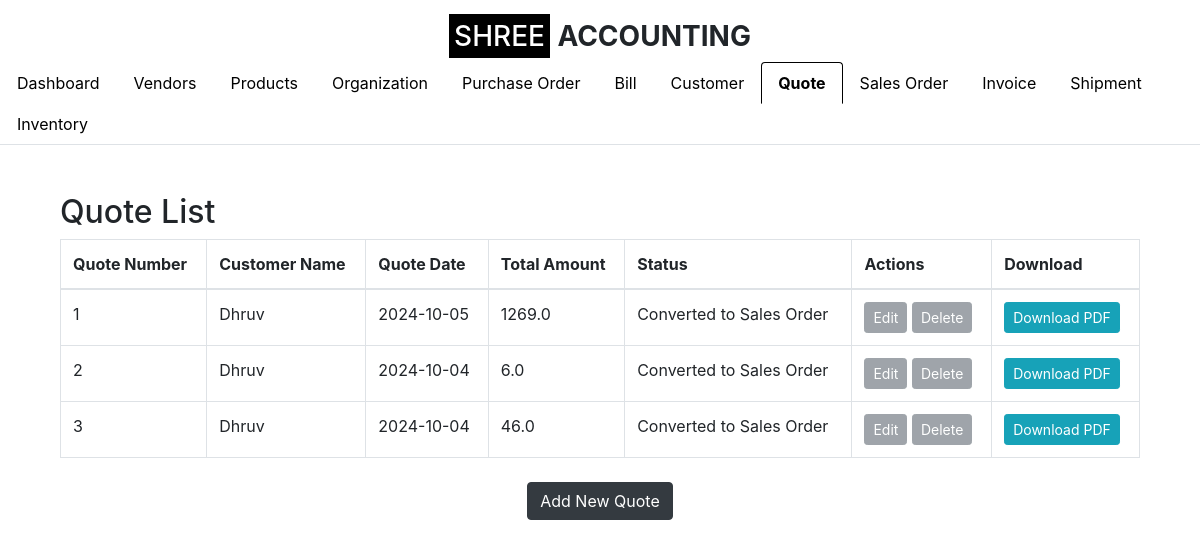
Page /quote (signed in) on the earlier database version.
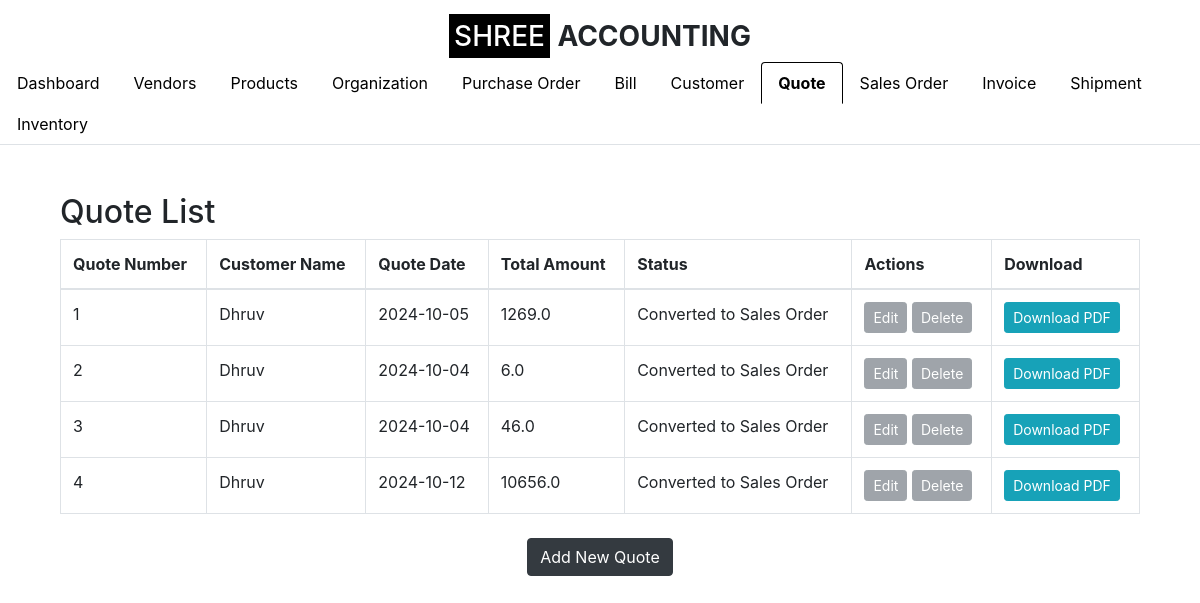
Same page on the later database version.
### app.py (models this page shows, shortened)
class Quote(db.Model):
    __tablename__ = 'quote'
    id = db.Column(db.Integer, primary_key=True)
    quote_number = db.Column(db.String(50), nullable=False, unique=True)
    customer_id = db.Column(db.Integer, db.ForeignKey('customer.id'), nullable=False)
    quote_date = db.Column(db.Date, nullable=False)
    total_amount = db.Column(db.Float, nullable=False)
    status = db.Column(db.String(50), nullable=False, default='Draft')
    organization_id = db.Column(db.Integer, db.ForeignKey('setup_organization.id'), nullable=False)
    customer = db.relationship('Customer', backref=db.backref('quotes', lazy=True))
    organization = db.relationship('SetupOrganization', backref=db.backref('quotes', lazy=True))
    line_items = db.relationship('QuoteLineItem', backref='quote_ref', lazy=True, cascade="all, delete-orphan")

class Customer(db.Model):
    id = db.Column(db.Integer, primary_key=True)
    customer_name = db.Column(db.String(100), nullable=False)
    company_name = db.Column(db.String(100), nullable=False)
    email_id = db.Column(db.String(100), nullable=False)
    phone_number = db.Column(db.String(15), nullable=False)
    address = db.Column(db.String(255), nullable=False)
    gst_number = db.Column(db.String(15), nullable=True)  # GST Number is optional
    organization_id = db.Column(db.Integer, db.ForeignKey('organization.id'), nullable=False)
    organization = db.relationship('Organization', backref=db.backref('customers', lazy=True))

### app.py (the view)
    def wrap(*args, **kwargs):
        if 'logged_in' in session:
            return f(*args, **kwargs)
        else:
            flash('Please log in first.', 'warning')
            return redirect(url_for('login'))

### app.py (called while the page is built)
def login_required(f):
    def wrap(*args, **kwargs):
        if 'logged_in' in session:
            return f(*args, **kwargs)
        else:
            flash('Please log in first.', 'warning')
            return redirect(url_for('login'))
    wrap.__name__ = f.__name__
    return wrap

@app.route('/quote')
@login_required
def quote_list():
    organization_id = session.get('organization_id')
    quotes = Quote.query.filter(Quote.organization_id == organization_id).all()
    quotes_with_sales_order = {}
    for quote in quotes:
        quotes_with_sales_order[quote.id] = quote.status == 'Converted to Sales Order'
    return render_template('quote_list.html', quotes=quotes, quotes_with_sales_order=quotes_with_sales_order, show_logo=True, active_tab='quote')

### templates/quote_list.html (shortened to what this page needs)
{% extends "base.html" %}
{% block content %}
<div class="container mt-5">
    <h2>Quote List</h2>
    <table class="table table-bordered">
        <thead>
            <tr>
                <th>Quote Number</th>
                <th>Customer Name</th>
                <th>Quote Date</th>
                <th>Total Amount</th>
                <th>Status</th>
                <th>Actions</th>
                <th>Download</th>
            </tr>
        </thead>
        <tbody>
            {% for quote in quotes %}
            <tr>
                <td>{{ quote.quote_number }}</td>
                <td>{{ quote.customer.customer_name }}</td>
                <td>{{ quote.quote_date }}</td>
                <td>{{ quote.total_amount }}</td>
                <td>{{ quote.status }}</td>
                <td>
                    {% if quote.status != 'Converted to Sales Order' %}
                        <a href="{{ url_for('edit_quote', quote_id=quote.id) }}" class="btn btn-warning btn-sm">Edit</a>
                        <form action="{{ url_for('delete_quote', quote_id=quote.id) }}" method="POST" style="display:inline-block;">
                            <input type="hidden" name="csrf_token" value="{{ csrf_token() }}">
                            <button type="submit" class="btn btn-danger btn-sm" onclick="return confirm('Are you sure you want to delete this quote?')">Delete</button>
                        </form>
                    {% else %}
                        <button class="btn btn-secondary btn-sm" disabled>Edit</button>
                        <button class="btn btn-secondary btn-sm" disabled>Delete</button>
                    {% endif %}
                </td>
                <td>
                    <a href="{{ url_for('generate_quote_pdf', quote_id=quote.id) }}" class="btn btn-info btn-sm">Download PDF</a>
                </td>
            </tr>
            {% endfor %}
        </tbody>
    </table>
    <div class="text-center mt-4">
        <a href="{{ url_for('create_quote') }}" class="btn btn-dark">Add New Quote</a>
    </div>
</div>
{% endblock %}

Differences in the rows shown:
added Quote: quote_number "4", customer.customer_name "Dhruv", quote_date "2024-10-12", total_amount "10656.0", status "Converted to Sales Order", shows "Edit"
